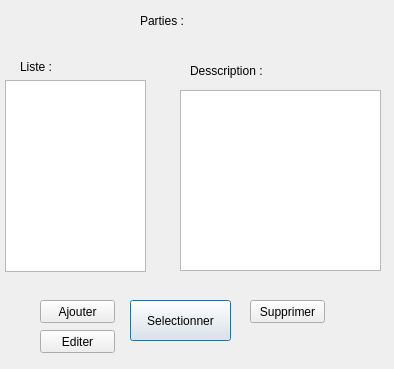
<?xml version="1.0" encoding="UTF-8"?>
<ui version="4.0">
 <class>formPartie</class>
 <widget class="QDialog" name="formPartie">
  <property name="geometry">
   <rect>
    <x>0</x>
    <y>0</y>
    <width>394</width>
    <height>369</height>
   </rect>
  </property>
  <property name="windowTitle">
   <string>Dialog</string>
  </property>
  <widget class="QLabel" name="label">
   <property name="geometry">
    <rect>
     <x>140</x>
     <y>10</y>
     <width>71</width>
     <height>21</height>
    </rect>
   </property>
   <property name="text">
    <string>Parties :</string>
   </property>
  </widget>
  <widget class="QListWidget" name="listWidget">
   <property name="geometry">
    <rect>
     <x>5</x>
     <y>80</y>
     <width>141</width>
     <height>192</height>
    </rect>
   </property>
  </widget>
  <widget class="QLabel" name="label_2">
   <property name="geometry">
    <rect>
     <x>20</x>
     <y>60</y>
     <width>47</width>
     <height>13</height>
    </rect>
   </property>
   <property name="text">
    <string>Liste :</string>
   </property>
  </widget>
  <widget class="QLabel" name="label_3">
   <property name="geometry">
    <rect>
     <x>190</x>
     <y>60</y>
     <width>81</width>
     <height>21</height>
    </rect>
   </property>
   <property name="text">
    <string>Desscription :</string>
   </property>
  </widget>
  <widget class="QTextEdit" name="textEdit">
   <property name="geometry">
    <rect>
     <x>180</x>
     <y>90</y>
     <width>201</width>
     <height>181</height>
    </rect>
   </property>
  </widget>
  <widget class="QPushButton" name="pushButton">
   <property name="geometry">
    <rect>
     <x>130</x>
     <y>300</y>
     <width>101</width>
     <height>41</height>
    </rect>
   </property>
   <property name="text">
    <string>Selectionner</string>
   </property>
  </widget>
  <widget class="QPushButton" name="pushButton_2">
   <property name="geometry">
    <rect>
     <x>250</x>
     <y>300</y>
     <width>75</width>
     <height>23</height>
    </rect>
   </property>
   <property name="text">
    <string>Supprimer</string>
   </property>
  </widget>
  <widget class="QPushButton" name="pushButton_3">
   <property name="geometry">
    <rect>
     <x>40</x>
     <y>300</y>
     <width>75</width>
     <height>23</height>
    </rect>
   </property>
   <property name="text">
    <string>Ajouter</string>
   </property>
  </widget>
  <widget class="QPushButton" name="pushButton_4">
   <property name="geometry">
    <rect>
     <x>40</x>
     <y>330</y>
     <width>75</width>
     <height>23</height>
    </rect>
   </property>
   <property name="text">
    <string>Editer</string>
   </property>
  </widget>
 </widget>
 <resources/>
 <connections/>
</ui>
